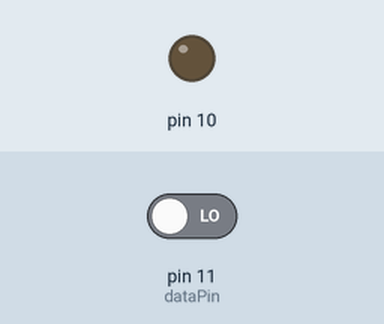
This sketch was run on a simulated Arduino Uno, built with avr-gcc and run on an emulated ATmega328P. Shown: output pins drawn as LEDs (lit = HIGH). Inputs (shaded band) come from the test bench; at power-on: pin 11 (dataPin) LOW.

Above: at 1.2 s.
1.3 s: pin 11 (dataPin) driven HIGH
At 1.7 s:
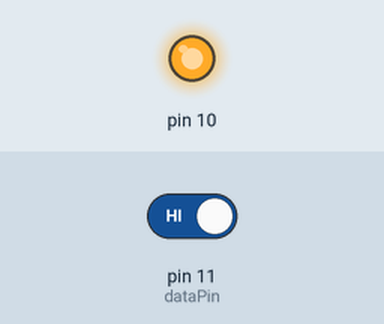
2.8 s: pin 11 (dataPin) driven LOW
At 4.0 s:
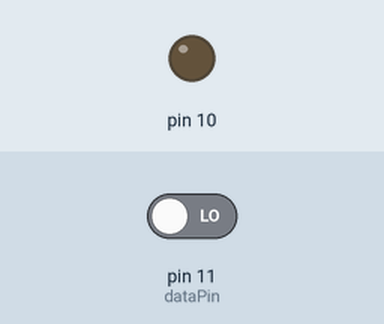
Timing chart, 0 to 5.8 s (numbered marks = the images above; inputs shaded):
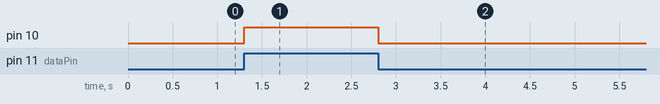

The sketch:

dummy.ino
```cpp
// (licence header left out)
int dataPin = 11;


void setup() {
  pinMode(dataPin, INPUT);
}

void loop() {

  int dataState = digitalRead(dataPin);
  if(dataState != 0){
    analogWrite(10,255);
  }
  else{
    analogWrite(10,0);
  }

}
```

BURNING_TURD_BAG_LICENSE.ino
```cpp
// (licence header left out)

```

Measured:
- after the input at 1.3 s, pin 10: LOW → HIGH at once
- after the input at 2.8 s, pin 10: HIGH → LOW at once
